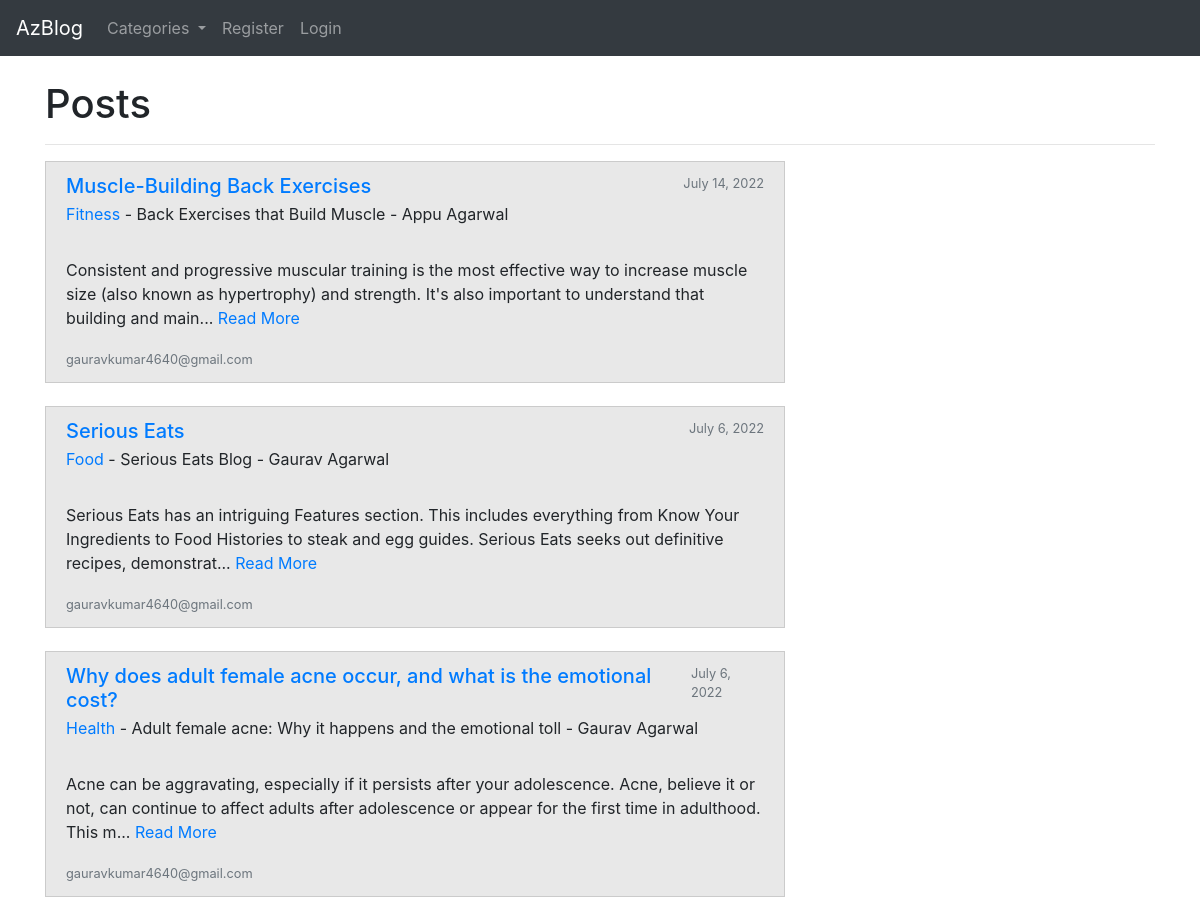
The page / on the database its author committed.
### theblog/models.py (models this page shows, shortened)
class Post(models.Model):
    title = models.CharField(max_length=255)
    header_image = models.ImageField(null=True, blank=True, upload_to="images/")
    title_tag = models.CharField(max_length=255)
    author = models.ForeignKey(User, on_delete=models.CASCADE)
    body = RichTextField(blank=True, null=True)
    post_date = models.DateField(auto_now_add=True)
    category = models.CharField(max_length=255, default='coding')
    snippet = models.CharField(max_length=255, default='Click Link Above To Read Blog Post...')
    likes = models.ManyToManyField(User, related_name='blog_post')

### theblog/views.py (the view)
# urls.py: path('', HomeView.as_view(), name='home'),
class HomeView(ListView):
    model = Post
    template_name = 'home.html'
    ordering = ['-post_date']
    def get_context_data(self, *args, **kwargs):
        cat_menu = Category.objects.all()
        context = super(HomeView, self).get_context_data(*args, **kwargs)
        context["cat_menu"] = cat_menu
        return context

### theblog/models.py (called while the page is built)
    def __str__(self):
        return self.name

### theblog/templates/home.html (shortened to what this page needs)
{% extends 'base.html' %}
{% block content %}
<h1>Posts</h1>
<hr>
 {% for post in object_list %}
<div class="list-group-item align-items-start col-lg-8 center">
    <div class="d-flex w-100 justify-content-between">
        <a href="{% url 'article-detail' post.pk  %}" >
      <h5 class="mb-1">{{post.title}}</h5></a>
      <small class="text-muted">{{post.post_date}}</small>
    </div>
    <p class="mb-1"><a href="{% url 'category' post.category %}">{{post.category}}</a> - {{post.title_tag}} - {{post.author.first_name}} {{post.author.last_name}}</p>
    <br>
    <p class="mb-1">{{post.body|slice:"200"|safe}}... <a href="{% url 'article-detail' post.pk  %}" >Read More</a></p>
    <small class="text-muted">{{post.author.email}}</small>
</div><br>
 {% endfor %}
{% endblock %}

### theblog/templates/base.html (shortened to what this page needs)
<!doctype html>
<html lang="en">
  <head>
    <link rel="stylesheet" href="https://cdn.jsdelivr.net/npm/bootstrap@4.0.0/dist/css/bootstrap.min.css">
  </head>
  <body>
  <nav class="navbar navbar-expand-lg navbar-dark bg-dark">
  <a class="navbar-brand" href="{% url 'home' %}">AzBlog</a>
  <div class="collapse navbar-collapse" id="navbarSupportedContent">
    <ul class="navbar-nav mr-auto">
        {% if cat_menu %}
        <li class="nav-item dropdown">
        <a class="nav-link dropdown-toggle" href="#" id="navbarDropdown" role="button" data-toggle="dropdown" aria-haspopup="true" aria-expanded="false">
          Categories
        </a>
      </li>
        {% else %}
         <li class="nav-item">
        <a class="nav-link" href="{% url 'category-list' %}">Categories</a>
      </li>
        {% endif %}
{% if user.is_authenticated %}
       <li class="nav-item">
        <a class="nav-link" href="{% url 'add_post' %}">Add Post</a>
      </li>
         <li class="nav-item">
        <a class="nav-link" href="{% url 'add_category' %}">Add Category</a>
      </li>
      {% else %}
      <li class="nav-item">
        <a class="nav-link" href="{% url 'register' %}">Register</a>
      </li>
       <li class="nav-item">
        <a class="nav-link" href="{% url 'login' %}">Login</a>
      </li>
      {% endif %}
    </ul>
  </div>
</nav>
  <br>
  <div class="container">
    {% block content %}
    {% endblock %}
  </div>
  </body>
</html>

### theblog/templates/base.html (style rules this page uses)
.list-group-item { background-color:#E8E8E8; }

### rows shown on the page
Post: title "Muscle-Building Back Exercises", post_date "July 14, 2022", category "Fitness", title_tag "Back Exercises that Build Muscle", author.first_name "Appu", author.last_name "Agarwal", body "Consistent and progressive muscular training is the most effective way to increase muscle size (also known as hypertrophy) and strength. It's also important to understand that building and main", author.email "gauravkumar4640@gmail.com"
Post: title "Serious Eats", post_date "July 6, 2022", category "Food", title_tag "Serious Eats Blog", author.first_name "Gaurav", author.last_name "Agarwal", body "Serious Eats has an intriguing Features section. This includes everything from Know Your Ingredients to Food Histories to steak and egg guides. Serious Eats seeks out definitive recipes, demonstrat", author.email "gauravkumar4640@gmail.com"
Post: title "Why does adult female acne occur, and what is the emotional cost?", post_date "July 6, 2022", category "Health", title_tag "Adult female acne: Why it happens and the emotional toll", author.first_name "Gaurav", author.last_name "Agarwal", body "Acne can be aggravating, especially if it persists after your adolescence. Acne, believe it or not, can continue to affect adults after adolescence or appear for the first time in adulthood. This m", author.email "gauravkumar4640@gmail.com"
